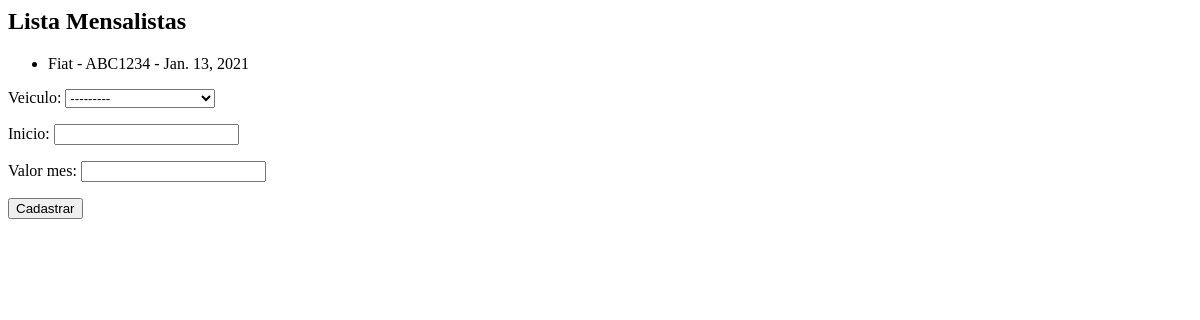
The page /core/mensalistas/ on the database as committed earlier.
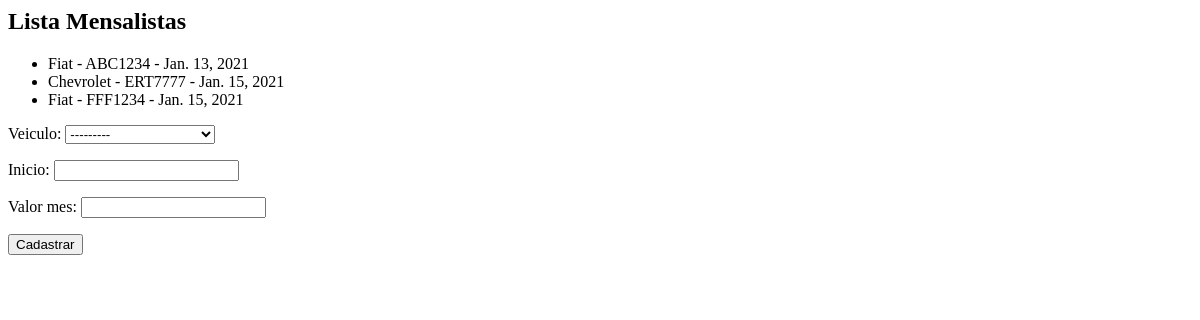
The same page on the database as committed later.
### core/models.py (models this page shows, shortened)
class Mensalista(models.Model):
    veiculo = models.ForeignKey(Veiculo, on_delete=models.CASCADE)
    inicio = models.DateField()
    valor_mes = models.DecimalField(max_digits=6, decimal_places=2)

class Veiculo(models.Model):
    marca = models.ForeignKey(Marca, on_delete=models.CASCADE)
    placa = models.CharField(max_length=7)
    proprietario = models.ForeignKey(Pessoa, on_delete=models.CASCADE)
    cor = models.CharField(max_length=15)
    observacoes = models.TextField()
    def __str__(self):
        return self.marca.nome + ' - ' + self.placa

class Marca(models.Model):
    nome = models.CharField(max_length=50)

### core/views.py (the view)
def lista_mensalista(request):
    mensalistas = Mensalista.objects.all()
    form = MensalistaForm()
    data = {'mensalistas': mensalistas, 'form': form}
    return render(request, 'core/lista_mensalistas.html', data)

### core/forms.py
class MensalistaForm(ModelForm):
    class Meta:
        model = Mensalista
        fields = '__all__'

### core/templates/core/lista_mensalistas.html (shortened to what this page needs)
<h2>Lista Mensalistas</h2>
<ul>
    {% for mensalista in mensalistas %}
        <li> {{ mensalista.veiculo }} - {{ mensalista.inicio }} </li>
    {% endfor %}
</ul>
<form action="{% url 'core_mensalista_novo' %}" method="POST">
    {{ form.as_p }}
    <button type="submit">Cadastrar</button>
</form>

Rows that differ between the two databases and show on the page:
added Mensalista: veiculo "Chevrolet - ERT7777", inicio "Jan. 15, 2021"
added Mensalista: veiculo "Fiat - FFF1234", inicio "Jan. 15, 2021"
